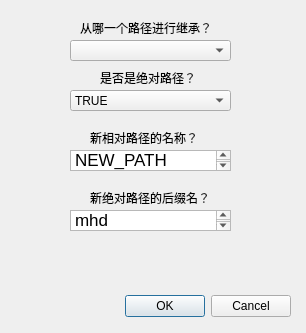
<?xml version="1.0" encoding="UTF-8"?>
<ui version="4.0">
 <class>genPathDlg</class>
 <widget class="QDialog" name="genPathDlg">
  <property name="geometry">
   <rect>
    <x>0</x>
    <y>0</y>
    <width>306</width>
    <height>333</height>
   </rect>
  </property>
  <property name="windowTitle">
   <string>Path Generator</string>
  </property>
  <widget class="QDialogButtonBox" name="buttonBox">
   <property name="geometry">
    <rect>
     <x>-50</x>
     <y>290</y>
     <width>341</width>
     <height>32</height>
    </rect>
   </property>
   <property name="orientation">
    <enum>Qt::Horizontal</enum>
   </property>
   <property name="standardButtons">
    <set>QDialogButtonBox::Cancel|QDialogButtonBox::Ok</set>
   </property>
  </widget>
  <widget class="QComboBox" name="pathSelector">
   <property name="geometry">
    <rect>
     <x>70</x>
     <y>40</y>
     <width>161</width>
     <height>21</height>
    </rect>
   </property>
  </widget>
  <widget class="QLabel" name="label">
   <property name="geometry">
    <rect>
     <x>80</x>
     <y>20</y>
     <width>171</width>
     <height>16</height>
    </rect>
   </property>
   <property name="frameShape">
    <enum>QFrame::NoFrame</enum>
   </property>
   <property name="text">
    <string>从哪一个路径进行继承？</string>
   </property>
  </widget>
  <widget class="QTextEdit" name="pathNameEditor">
   <property name="geometry">
    <rect>
     <x>70</x>
     <y>150</y>
     <width>161</width>
     <height>21</height>
    </rect>
   </property>
   <property name="html">
    <string>&lt;!DOCTYPE HTML PUBLIC &quot;-//W3C//DTD HTML 4.0//EN&quot; &quot;http://www.w3.org/TR/REC-html40/strict.dtd&quot;&gt;
&lt;html&gt;&lt;head&gt;&lt;meta name=&quot;qrichtext&quot; content=&quot;1&quot; /&gt;&lt;style type=&quot;text/css&quot;&gt;
p, li { white-space: pre-wrap; }
&lt;/style&gt;&lt;/head&gt;&lt;body style=&quot; font-family:'.Lucida Grande UI'; font-size:13pt; font-weight:400; font-style:normal;&quot;&gt;
&lt;p style=&quot; margin-top:0px; margin-bottom:0px; margin-left:0px; margin-right:0px; -qt-block-indent:0; text-indent:0px;&quot;&gt;NEW_PATH&lt;/p&gt;&lt;/body&gt;&lt;/html&gt;</string>
   </property>
  </widget>
  <widget class="QLabel" name="label_2">
   <property name="geometry">
    <rect>
     <x>90</x>
     <y>130</y>
     <width>171</width>
     <height>16</height>
    </rect>
   </property>
   <property name="frameShape">
    <enum>QFrame::NoFrame</enum>
   </property>
   <property name="text">
    <string>新相对路径的名称？</string>
   </property>
  </widget>
  <widget class="QComboBox" name="isPathAbsolute">
   <property name="geometry">
    <rect>
     <x>70</x>
     <y>90</y>
     <width>161</width>
     <height>21</height>
    </rect>
   </property>
   <item>
    <property name="text">
     <string>TRUE</string>
    </property>
   </item>
   <item>
    <property name="text">
     <string>FALSE</string>
    </property>
   </item>
  </widget>
  <widget class="QLabel" name="label_3">
   <property name="geometry">
    <rect>
     <x>100</x>
     <y>70</y>
     <width>171</width>
     <height>16</height>
    </rect>
   </property>
   <property name="frameShape">
    <enum>QFrame::NoFrame</enum>
   </property>
   <property name="text">
    <string>是否是绝对路径？</string>
   </property>
  </widget>
  <widget class="QTextEdit" name="extNameEditor">
   <property name="geometry">
    <rect>
     <x>70</x>
     <y>210</y>
     <width>161</width>
     <height>21</height>
    </rect>
   </property>
   <property name="html">
    <string>&lt;!DOCTYPE HTML PUBLIC &quot;-//W3C//DTD HTML 4.0//EN&quot; &quot;http://www.w3.org/TR/REC-html40/strict.dtd&quot;&gt;
&lt;html&gt;&lt;head&gt;&lt;meta name=&quot;qrichtext&quot; content=&quot;1&quot; /&gt;&lt;style type=&quot;text/css&quot;&gt;
p, li { white-space: pre-wrap; }
&lt;/style&gt;&lt;/head&gt;&lt;body style=&quot; font-family:'.Lucida Grande UI'; font-size:13pt; font-weight:400; font-style:normal;&quot;&gt;
&lt;p style=&quot; margin-top:0px; margin-bottom:0px; margin-left:0px; margin-right:0px; -qt-block-indent:0; text-indent:0px;&quot;&gt;mhd&lt;/p&gt;&lt;/body&gt;&lt;/html&gt;</string>
   </property>
  </widget>
  <widget class="QLabel" name="label_4">
   <property name="geometry">
    <rect>
     <x>90</x>
     <y>190</y>
     <width>171</width>
     <height>16</height>
    </rect>
   </property>
   <property name="frameShape">
    <enum>QFrame::NoFrame</enum>
   </property>
   <property name="text">
    <string>新绝对路径的后缀名？</string>
   </property>
  </widget>
 </widget>
 <resources/>
 <connections>
  <connection>
   <sender>buttonBox</sender>
   <signal>accepted()</signal>
   <receiver>genPathDlg</receiver>
   <slot>accept()</slot>
   <hints>
    <hint type="sourcelabel">
     <x>248</x>
     <y>254</y>
    </hint>
    <hint type="destinationlabel">
     <x>157</x>
     <y>274</y>
    </hint>
   </hints>
  </connection>
  <connection>
   <sender>buttonBox</sender>
   <signal>rejected()</signal>
   <receiver>genPathDlg</receiver>
   <slot>reject()</slot>
   <hints>
    <hint type="sourcelabel">
     <x>316</x>
     <y>260</y>
    </hint>
    <hint type="destinationlabel">
     <x>286</x>
     <y>274</y>
    </hint>
   </hints>
  </connection>
 </connections>
</ui>
